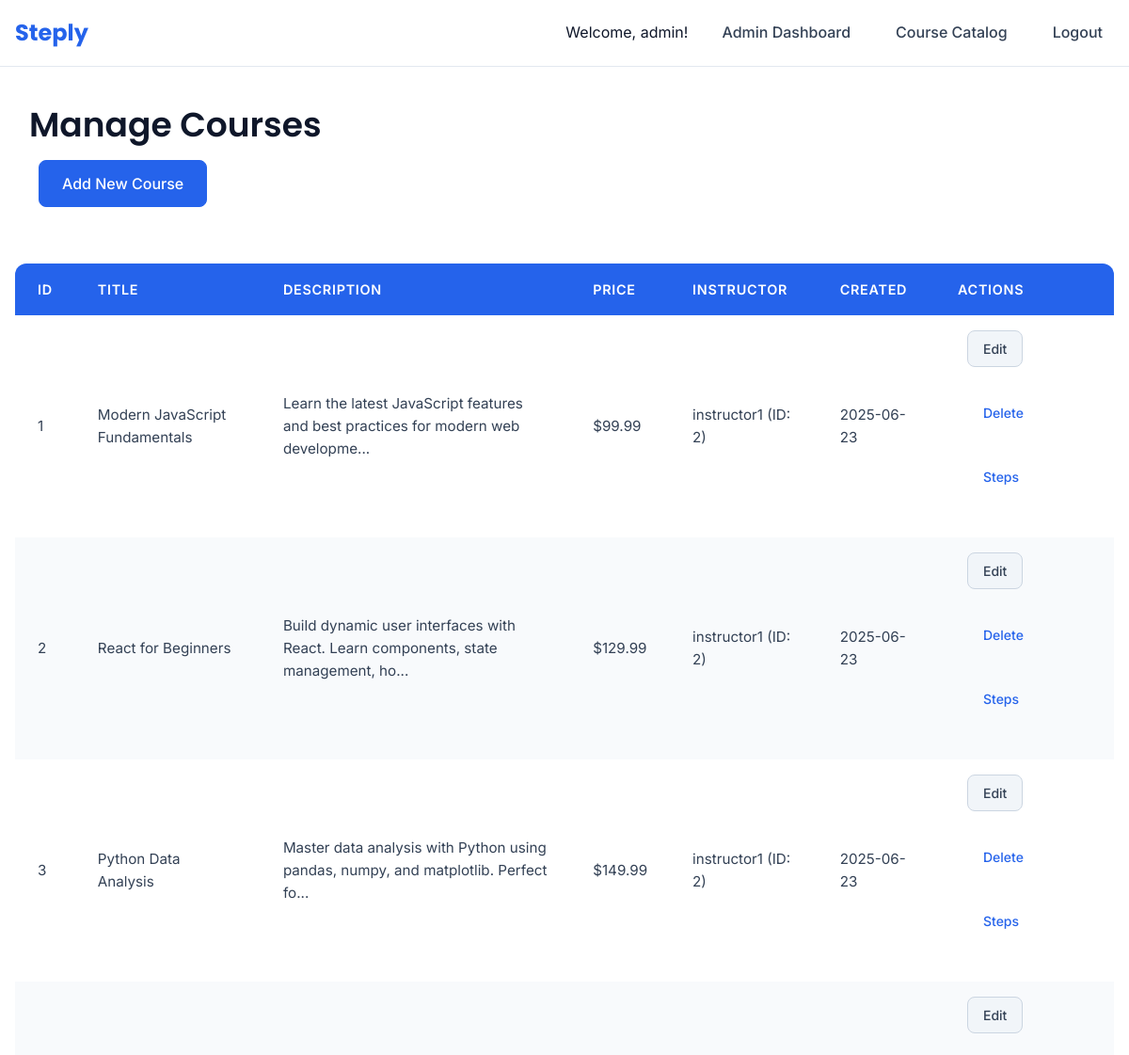
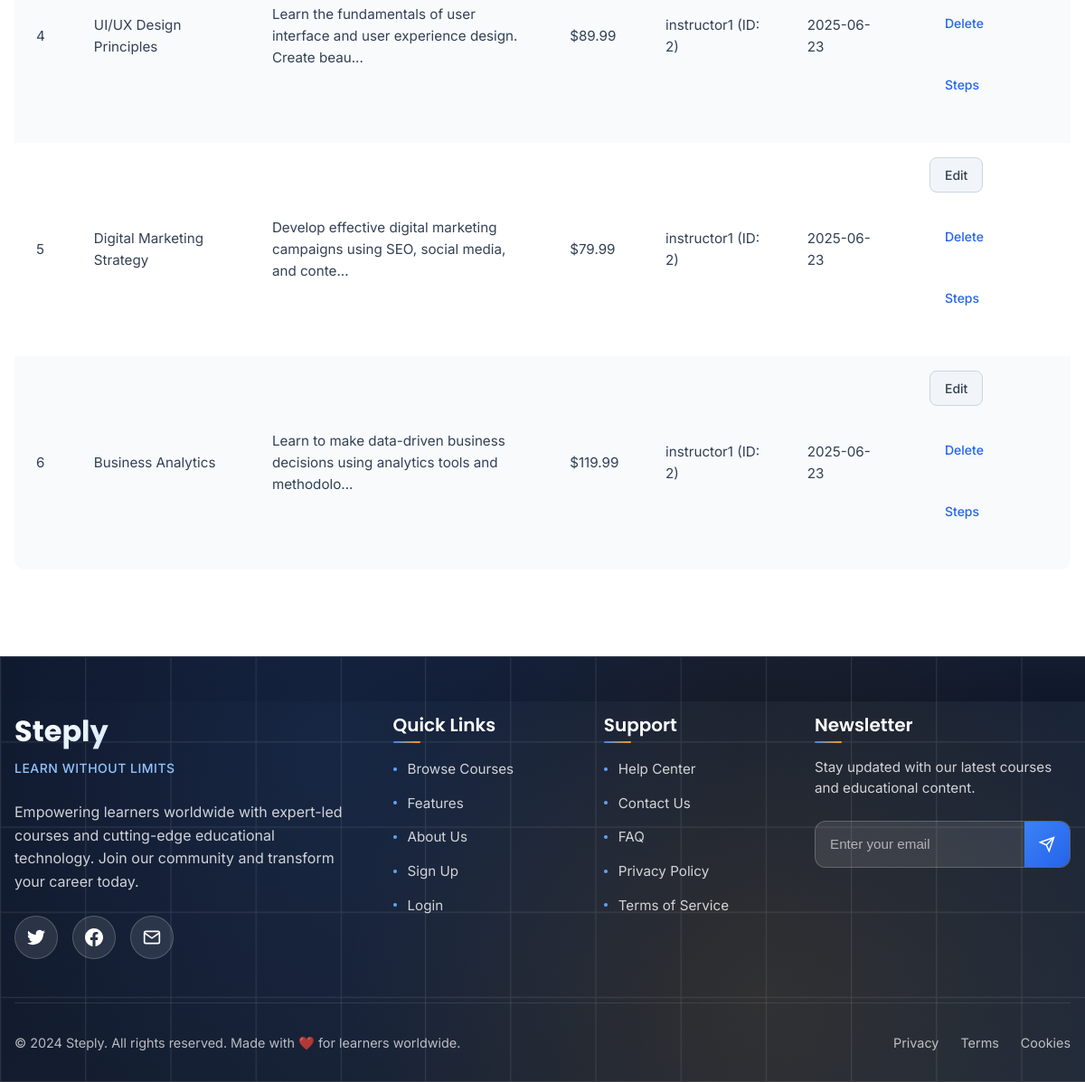
The page /admin/manage_courses.php (signed in) on the database its author committed (2 pictures, top to bottom).
### tables this page shows
CREATE TABLE IF NOT EXISTS courses (
    course_id INT AUTO_INCREMENT PRIMARY KEY,
    title VARCHAR(200) NOT NULL,
    description TEXT,
    price DECIMAL(10,2) NOT NULL DEFAULT 0.00,
    image_path VARCHAR(255),
    instructor_id INT,
    category_id INT DEFAULT NULL,
    created_at TIMESTAMP DEFAULT CURRENT_TIMESTAMP,
    updated_at TIMESTAMP DEFAULT CURRENT_TIMESTAMP ON UPDATE CURRENT_TIMESTAMP,
    FOREIGN KEY (instructor_id) REFERENCES users(user_id) ON DELETE SET NULL,
    FOREIGN KEY (category_id) REFERENCES categories(category_id) ON DELETE SET NULL
);

CREATE TABLE IF NOT EXISTS users (
    user_id INT AUTO_INCREMENT PRIMARY KEY,
    username VARCHAR(50) NOT NULL UNIQUE,
    email VARCHAR(100) NOT NULL UNIQUE,
    password_hash VARCHAR(255) NOT NULL,
    role ENUM('admin', 'instructor', 'student') DEFAULT 'student',
    created_at TIMESTAMP DEFAULT CURRENT_TIMESTAMP,
    updated_at TIMESTAMP DEFAULT CURRENT_TIMESTAMP ON UPDATE CURRENT_TIMESTAMP
);

### src/Auth/Auth.php (called while the page is built, shortened)
<?php
class Auth {
    private $user_id;
    private $username;
    private $role;
    public function isLoggedIn() {
        return isset($this->user_id);
    }
    public function getUsername() {
        return $this->username;
    }
    public function getRole() {
        return $this->role;
    }
    private function checkLogin() {
        if (isset($_SESSION["user_id"])) {
            $this->user_id = $_SESSION["user_id"];
            $this->username = $_SESSION["username"];
            $this->role = $_SESSION["role"];
            return true;
        } else {
            return false;
        }
    }
}
?>

### admin/manage_courses.php (the view, shortened to what this page needs)
<?php
require_once __DIR__ .
    '/../config/db.php';
require_once __DIR__ .
    '/../src/Auth/Auth.php';
$auth = new Auth($conn);
include __DIR__ .
    '/../templates/partials/header.php';
$stmt = $conn->prepare("SELECT c.course_id, c.title, c.description, c.price, c.instructor_id, u.username AS instructor_name, c.created_at
                        FROM courses c
                        LEFT JOIN users u ON c.instructor_id = u.user_id
                        ORDER BY c.created_at DESC");
$stmt->execute();
$courses = $stmt->fetchAll(PDO::FETCH_ASSOC);
?>
<div class="container mt-4">
<div class="d-flex justify-content-between align-items-center mb-4">
    <h2>Manage Courses</h2>
    <a href="add_course.php" class="btn btn-primary">Add New Course</a>
</div>
<div class="table-responsive">
    <table class="table table-striped table-hover">
        <thead class="thead-light">
            <tr>
                <th>ID</th>
                <th>Title</th>
                <th>Description</th>
                <th>Price</th>
                <th>Instructor</th>
                <th>Created</th>
                <th>Actions</th>
            </tr>
        </thead>
        <tbody>
            <?php if (empty($courses)): ?>
                <tr>
                    <td colspan="7" class="text-center text-muted">No courses found.</td>
                </tr>
            <?php else: ?>
                <?php foreach ($courses as $course): ?>
                    <tr>
                        <td><?php echo htmlspecialchars($course['course_id']); ?></td>
                        <td><?php echo htmlspecialchars($course['title']); ?></td>
                        <td><?php echo htmlspecialchars(substr($course['description'], 0, 80)) . (strlen($course['description']) > 80 ? '...' : ''); ?></td>
                        <td>$<?php echo number_format($course['price'], 2); ?></td>
                        <td><?php echo $course['instructor_id'] ? htmlspecialchars($course['instructor_name']) . ' (ID: ' . $course['instructor_id'] . ')' : '<span class="text-muted">Not Assigned</span>'; ?></td>
                        <td><?php echo htmlspecialchars(date('Y-m-d', strtotime($course['created_at']))); ?></td>
                        <td class="actions">
                            <a href="edit_course.php?id=<?php echo $course['course_id']; ?>" class="btn btn-sm btn-secondary">Edit</a>
                            <a href="delete_course.php?id=<?php echo $course['course_id']; ?>" class="btn btn-sm btn-danger" onclick="return confirm('Are you sure you want to delete this course and all its steps/tasks?');">Delete</a>
                            <a href="manage_steps.php?course_id=<?php echo $course['course_id']; ?>" class="btn btn-sm btn-info">Steps</a>
                        </td>
                    </tr>
                <?php endforeach; ?>
            <?php endif; ?>
        </tbody>
    </table>
</div>
</div>
<?php
include __DIR__ .
    '/../templates/partials/footer.php';
?>

### templates/partials/header.php (shortened to what this page needs)
<?php
$site_name = "Steply";
$isLoggedIn = $auth ? $auth->isLoggedIn() : false;
$userRole = $isLoggedIn ? $auth->getRole() : null;
$username = $isLoggedIn ? $auth->getUsername() : "Guest";
$headerClass = '';
if ($userRole) {
    switch ($userRole) {
        case 'admin':
            $headerClass = 'admin-header';
            break;
    }
}
?>
<!DOCTYPE html>
<html lang="en">
<head>
    <link rel="stylesheet" href="/cms/public/css/modern-style.css">
    <link rel="stylesheet" href="https://cdn.jsdelivr.net/npm/swiper@11/swiper-bundle.min.css">
</head>
<body class="page-wrapper">
    <header class="site-header <?php echo $headerClass; ?>">
        <div class="container">
            <nav class="navbar">
                <div class="brand">
                    <a href="/cms/public/index.php"><?php echo $site_name; ?></a>
                </div>
                <ul class="nav-links">
                    <?php if ($isLoggedIn): ?>
                        <li><span class="welcome-msg">Welcome, <?php echo htmlspecialchars($username); ?>!</span></li>
                        <?php if ($userRole === 'admin'): ?>
                            <li><a href="/cms/admin/index.php">Admin Dashboard</a></li>
                        <?php elseif ($userRole === 'instructor'): ?>
                            <li><a href="/cms/instructor/index.php">Instructor Dashboard</a></li>
                            <li><a href="/cms/instructor/manage_courses.php">My Courses</a></li>
                            <li><a href="/cms/instructor/manage_students.php">My Students</a></li>
                        <?php elseif ($userRole === 'student'): ?>
                            <li><a href="/cms/student/index.php">Student Dashboard</a></li>
                            <li><a href="/cms/student/my_courses.php">My Courses</a></li>
                            <li><a href="/cms/student/wallet.php">My Wallet</a></li>
                        <?php endif; ?>
                        <li><a href="/cms/public/index.php">Course Catalog</a></li>
                        <li><a href="/cms/public/logout.php">Logout</a></li>
                    <?php else: ?>
                        <li><a href="/cms/public/index.php">Course Catalog</a></li>
                        <li><a href="/cms/public/login.php">Login</a></li>
                        <li><a href="/cms/public/register.php">Register</a></li>
                    <?php endif; ?>
                </ul>
            </nav>
        </div>
    </header>
    <main class="main-content">

### templates/partials/footer.php (shortened to what this page needs)
<footer class="site-footer">
    <div class="footer-background">
        <div class="footer-pattern"></div>
        <div class="footer-gradient"></div>
    </div>
    <div class="container">
        <div class="footer-content">
            <div class="footer-main">
                <div class="footer-section footer-brand">
                    <div class="brand-logo">
                        <h3>Steply</h3>
                        <span class="brand-tagline">Learn Without Limits</span>
                    </div>
                    <p class="brand-description">
                        Empowering learners worldwide with expert-led courses and cutting-edge educational technology.
                        Join our community and transform your career today.
                    </p>
                    <div class="social-links">
                        <a href="https://twitter.com/steply" class="social-link twitter" aria-label="Follow us on Twitter">
                        </a>
                        <a href="https://facebook.com/steply" class="social-link facebook" aria-label="Follow us on Facebook">
                        </a>
                        <a href="mailto:contact@steply.com" class="social-link email" aria-label="Send us an email">
                            <svg viewBox="0 0 24 24" fill="none" stroke="currentColor" stroke-width="2">
                                <path d="M4 4h16c1.1 0 2 .9 2 2v12c0 1.1-.9 2-2 2H4c-1.1 0-2-.9-2-2V6c0-1.1.9-2 2-2z"/>
                                <polyline points="22,6 12,13 2,6"/>
                            </svg>
                        </a>
                    </div>
                </div>
                <div class="footer-section">
                    <h4 class="footer-title">Quick Links</h4>
                    <ul class="footer-links">
                        <li><a href="#courses">Browse Courses</a></li>
                        <li><a href="#features">Features</a></li>
                        <li><a href="#about">About Us</a></li>
                        <li><a href="/cms/public/register.php">Sign Up</a></li>
                        <li><a href="/cms/public/login.php">Login</a></li>
                    </ul>
                </div>
                <div class="footer-section">
                    <h4 class="footer-title">Support</h4>
                    <ul class="footer-links">
                        <li><a href="/cms/public/help.php">Help Center</a></li>
                        <li><a href="/cms/public/contact.php">Contact Us</a></li>
                        <li><a href="/cms/public/faq.php">FAQ</a></li>
                        <li><a href="/cms/public/privacy.php">Privacy Policy</a></li>
                        <li><a href="/cms/public/terms.php">Terms of Service</a></li>
                    </ul>
                </div>
                <div class="footer-section">
                    <h4 class="footer-title">Newsletter</h4>
                    <p class="newsletter-description">Stay updated with our latest courses and educational content.</p>
                    <form class="newsletter-form" action="/cms/public/newsletter.php" method="POST">
                        <div class="newsletter-input-group">
                            <input type="email" name="email" placeholder="Enter your email" class="newsletter-input" required>
                            <button type="submit" class="newsletter-btn">
                                <svg viewBox="0 0 24 24" fill="none" stroke="currentColor" stroke-width="2">
                                    <line x1="22" y1="2" x2="11" y2="13"/>
                                    <polygon points="22,2 15,22 11,13 2,9 22,2"/>
                                </svg>
                            </button>
                        </div>
                    </form>
                </div>
            </div>
            <div class="footer-bottom">
                <div class="footer-bottom-content">
                    <p class="copyright">
                        &copy; 2024 Steply. All rights reserved. Made with ❤️ for learners worldwide.
                    </p>
                    <div class="footer-bottom-links">
                        <a href="/cms/public/privacy.php">Privacy</a>
                        <a href="/cms/public/terms.php">Terms</a>
                        <a href="/cms/public/cookies.php">Cookies</a>
                    </div>
                </div>
            </div>
        </div>
    </div>
</footer>
</body></html>

### templates/partials/header.php (style rules this page uses)
.page-wrapper { min-height: 100vh; display: flex; flex-direction: column; }
.main-content { flex: 1; padding-top: 5rem; }

### rows shown on the page
courses: course_id "1", title "Modern JavaScript Fundamentals", description "Learn the latest JavaScript features and best practices for modern web developme", price "99.99", instructor.username "instructor1", instructor "2", created_at "2025-06-23"
courses: course_id "2", title "React for Beginners", description "Build dynamic user interfaces with React. Learn components, state management, ho", price "129.99", instructor.username "instructor1", instructor "2", created_at "2025-06-23"
courses: course_id "3", title "Python Data Analysis", description "Master data analysis with Python using pandas, numpy, and matplotlib. Perfect fo", price "149.99", instructor.username "instructor1", instructor "2", created_at "2025-06-23"
courses: course_id "4", title "UI/UX Design Principles", description "Learn the fundamentals of user interface and user experience design. Create beau", price "89.99", instructor.username "instructor1", instructor "2", created_at "2025-06-23"
courses: course_id "5", title "Digital Marketing Strategy", description "Develop effective digital marketing campaigns using SEO, social media, and conte", price "79.99", instructor.username "instructor1", instructor "2", created_at "2025-06-23"
courses: course_id "6", title "Business Analytics", description "Learn to make data-driven business decisions using analytics tools and methodolo", price "119.99", instructor.username "instructor1", instructor "2", created_at "2025-06-23"

### other values the page prints
$site_name "Steply"
$username "admin"
